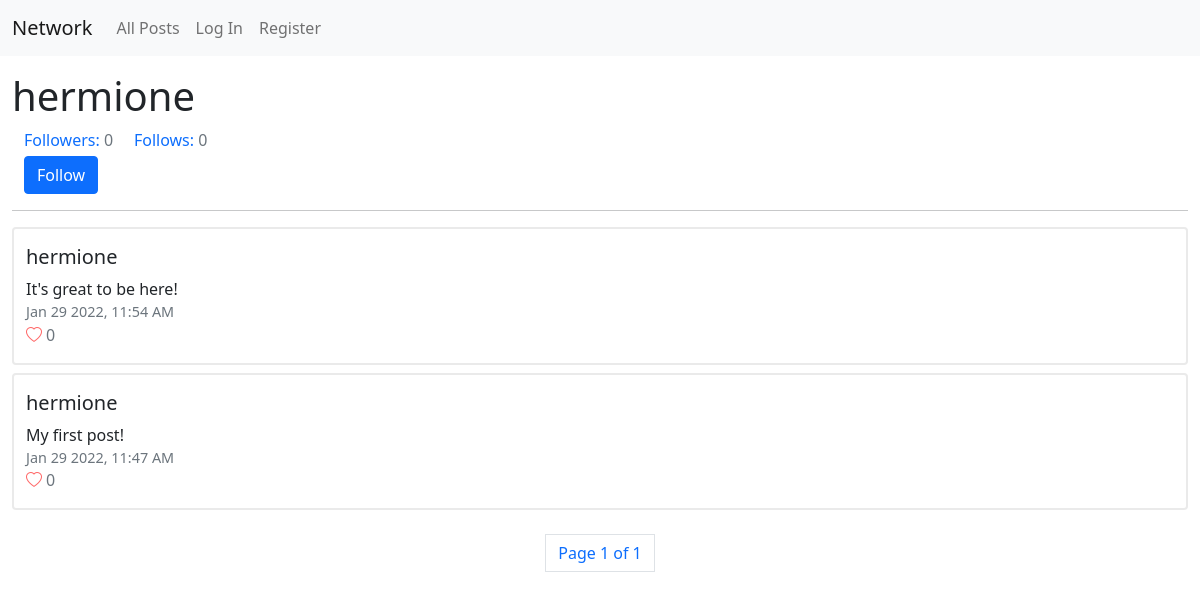
The page /profile/hermione on the database as committed earlier.
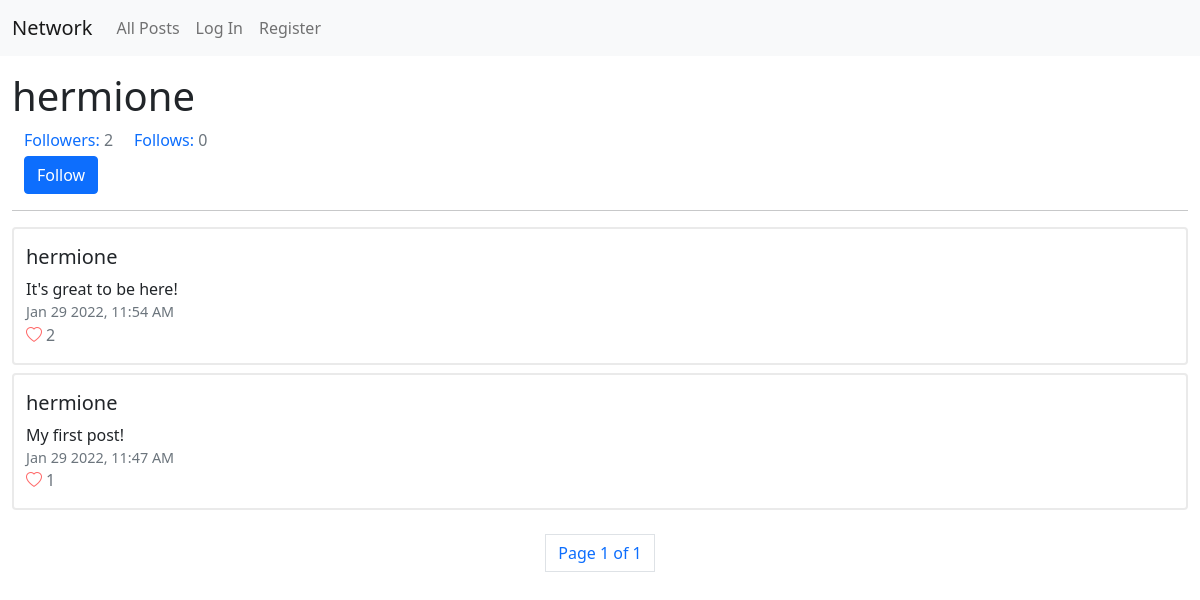
The same page on the database as committed later.
### network/models.py (models this page shows, shortened)
class User(AbstractUser):
    follows = models.ManyToManyField("User", blank=True, related_name="followers")

class Post(models.Model):
    user = models.ForeignKey("User", on_delete=models.CASCADE, related_name="posts")
    content = models.TextField(blank=True)
    timestamp = models.DateTimeField(auto_now_add=True)
    like = models.ManyToManyField("User", blank=True, related_name="liked")
    def timestampOfPost(self):
        return self.timestamp.strftime("%b %d %Y, %I:%M %p")

### network/views.py (the view)
# urls.py: path("profile/<str:username>", views.profile, name="profile")
def profile(request, username):
    user = User.objects.get(username=username)
    posts = user.posts.all().order_by("id").reverse()
    p = Paginator(posts, 10, orphans=0, allow_empty_first_page=True)
    pageNumber = request.GET.get('page')
    pageObj = p.get_page(pageNumber)
    return render(request, "network/profile.html", {
        'page_obj': pageObj,
        'userProfile': user
    })
    return HttpResponse(status=204)

### network/templates/network/profile.html (shortened to what this page needs)
{% extends "network/layout.html" %}
{% load static %}
{% block body %}
    <h1>{{ userProfile.username }}</h1>
    <div class="container-fluid">
        <span class="text-primary">Followers:</span>&nbsp;<span class="text-muted followers">{{ userProfile.followers.all.count }}</span>&nbsp;&nbsp;&nbsp;&nbsp;
        <span class="text-primary">Follows:</span>&nbsp;<span class="text-muted">{{ userProfile.follows.all.count }}</span>
    </div>
    {% if user.username != userProfile.username %}
        {% if userProfile in user.follows.all %}
            <div class="container-fluid" style="margin-top: 0.25rem;"><button class="btn btn-primary follow" data-id="{{ userProfile.id }}">Unfollow</button></div>
        {% else %}
            <div class="container-fluid" style="margin-top: 0.25rem;"><button class="btn btn-primary follow" data-id="{{ userProfile.id }}">Follow</button></div>
        {% endif %}
    {% endif %}
    <hr>
    {% for post in page_obj %}
        <div class="post container-fluid">
            <h5>{{ post.user }}</h5>
            <div class="content">{{ post.content }}</div>
            <div class="post-timestamp text-muted">{{ post.timestampOfPost }}</div>
            {% if user in post.like.all %}
                <div><i class="bi bi-heart-fill heart" data-id="{{ post.id }}"></i><span class="text-muted count" id="{{ post.id }}">{{ post.like.all.count }}</span></div>
            {% else %}
                <div><i class="bi bi-heart heart" data-id="{{ post.id }}" id="like"></i><span class="text-muted count" id="{{ post.id }}">{{ post.like.all.count }}</span></div>
            {% endif %}
        </div>
    {% endfor %}
    <nav aria-label="Page navigation example" id="pagination">
        <ul class="pagination justify-content-center">
            <li class="page-item page-link">Page {{ page_obj.number }} of {{ page_obj.paginator.num_pages  }}</li>
        </ul>
    </nav>
{% endblock %}

Rows that differ between the two databases and show on the page:
changed User "hermione": followers.all.count "0" → "2"
computed for Post "It's great to be here!": like.all.count "0" → "2"
computed for Post "My first post!": like.all.count "0" → "1"
